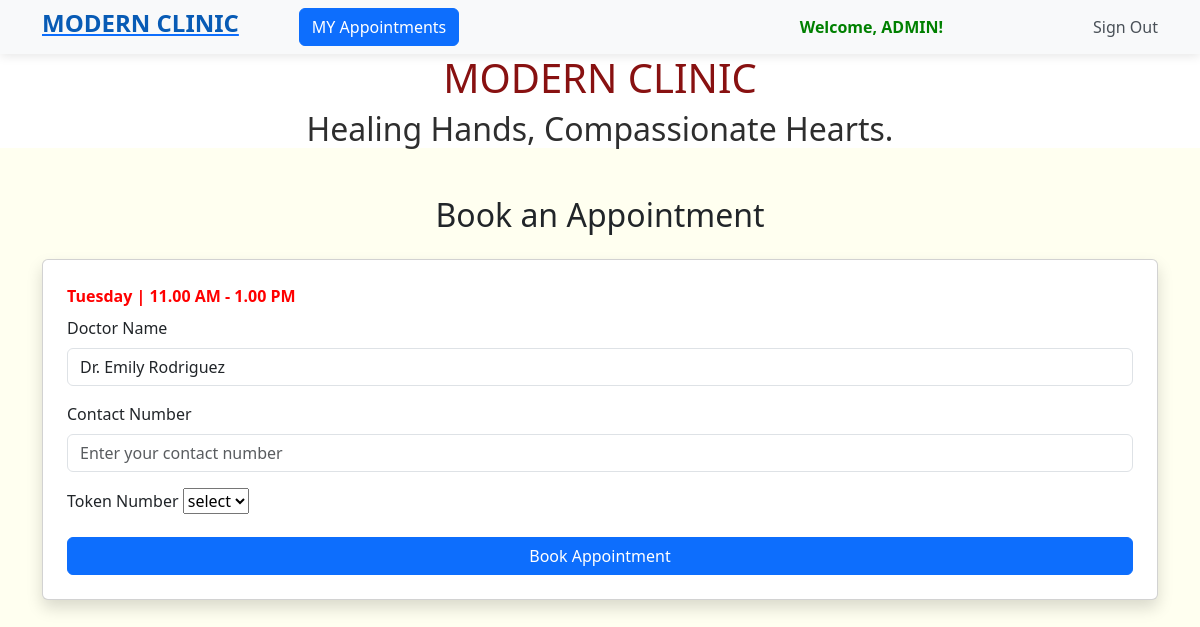
/appointment/3 (signed in), run on the app's committed database.
### booking/models.py (models this page shows)
class TeamofDoctors(models.Model):
    name = models.CharField(max_length=50,null=True,blank=True)
    specialization = models.CharField(max_length=50,null=True,blank=True)
    op_date = models.CharField(max_length=250,null=True,blank=True)
    def __str__(self):
        return self.name

### booking/views.py (the view)
# urls.py: path('appointment/<int:doctor_id>',views.appointment_page,name="appointment"),
@login_required
def appointment_page(request,doctor_id):
    doctor = TeamofDoctors.objects.get(id=doctor_id)
    print(doctor)
    tokens = Token.objects.filter(doctor=doctor,is_booked=False)
    return render(request,"booking/appointment.html",{'doctor':doctor,'tokens':tokens})

### booking/templates/booking/appointment.html (shortened to what this page needs)
<!DOCTYPE html>
{% extends 'booking/home.html'%}
{% block content %}
<html lang="en">
<head>
    <link rel="stylesheet" href="https://cdn.jsdelivr.net/npm/bootstrap@5.3.0/dist/css/bootstrap.min.css">
</head>
<body>
<div class="container mt-5">
    <h2 class="text-center mb-4">Book an Appointment</h2>
    <div class="card p-4 shadow">
        <form method="post" action="{% url 'book_appointment' %}">
            <strong><label style="color: red;" for="" class="form-label">{{doctor.op_date}}</label></strong>
            <div class="mb-3">
                <label for="patientName" class="form-label">Doctor Name</label>
                <input type="text" class="form-control"  value="{{doctor.name}}" readonly>
            </div>
            <div class="mb-3">
                <label for="contactNumber" class="form-label">Contact Number</label>
                <input type="tel" class="form-control" id="contactNumber" placeholder="Enter your contact number" name="mobile_no" required>
            </div>
            <div class="mb-3">
                <label for="tokenNumber" class="form-label">Token Number</label>
                <select name="token_id">
                    <option>select</option>
                </select>
            </div>
            <button type="submit" class="btn btn-primary w-100">Book Appointment</button>
        </form>
    </div>
</div>
</body>
</html>
{% endblock %}

### booking/templates/booking/home.html (shortened to what this page needs)
<!DOCTYPE html>
<html lang="en">
<head>
    <link rel="stylesheet" href="https://cdn.jsdelivr.net/npm/bootstrap@5.3.0/dist/css/bootstrap.min.css">
     <link href="https://cdn.jsdelivr.net/npm/bootstrap@5.3.0/dist/css/bootstrap.min.css" rel="stylesheet">
</head>
   <nav class="navbar navbar-expand-lg">
    <div class="container">
         <a href="{% url 'home' %}"><h4 style="color: #085bb5;"><strong>MODERN CLINIC</strong></h4></a>
         <a href="{% url 'my_appointments' %}"><button class="btn btn-primary" style="margin-left: 60px;">MY Appointments</button></a>
        <div class="collapse navbar-collapse" id="navbarNav">
            <ul class="navbar-nav ms-auto">
                {% if user.is_authenticated %}
                    <li class="nav-item" style="margin-right: 150px;">
                        <span class="nav-item welcome-text"><strong style="color:green ;">Welcome, {{ user.username | upper}}!</strong></span>
                    </li>
                    <li class="nav-item">
                        <form method="post" action="{% url 'sign_out' %}" class="d-inline">
                            <button type="submit" class="nav-link btn btn-link" style="border: none; padding: 0; background: none;">
                                Sign Out
                            </button>
                        </form>
                    </li>
                {% endif %}
            </ul>
        </div>
    </div>
</nav>
<body style="background-color: ivory;">
    <div style="text-align: center;background-color: rgb(255, 255, 255);">
        <h1 style="color: rgb(136, 17, 17);">MODERN CLINIC</h1>
        <H2 style="color: rgb(46, 46, 46);font-family:inherit;">Healing Hands, Compassionate Hearts.</H2>
    </div>
    {% block content %}{% endblock %}
</body>
</html>

### booking/templates/booking/home.html (style rules this page uses)
body { background-color: #f1f3f5; }
.navbar { background-color: #f8f9fa !important; box-shadow: 0px 2px 10px rgba(0, 0, 0, 0.1); }
.nav-link { color: #495057 !important; transition: 0.3s; }
.welcome-text { font-weight: bold; color: #007bff; }

### data on the page
TeamofDoctors: op_date "Tuesday | 11.00 AM - 1.00 PM", name "Dr. Emily Rodriguez"

### other printed values
{{ user.username | upper }} "ADMIN"
